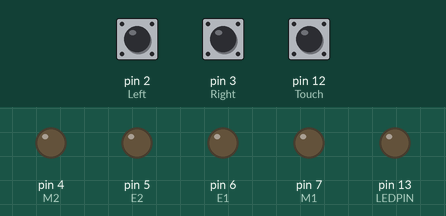
Simulated run of this sketch. Board: Arduino Uno, built with avr-gcc and run on an emulated ATmega328P. On the bench: output pins drawn as LEDs (lit = HIGH). Inputs (shaded band) come from the test bench; at power-on: pin 12 (Touch) HIGH, pin 2 (Left) HIGH, pin 3 (Right) LOW. What the sketch prints to the serial monitor is not drawn.

Above: at 1.2 s.
1.3 s: pin 12 (Touch) pulled LOW for 0.15 s
At 2.1 s:
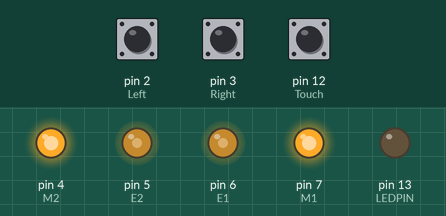
2.9 s: pin 2 (Left) pulled LOW for 0.15 s
At 3.7 s:
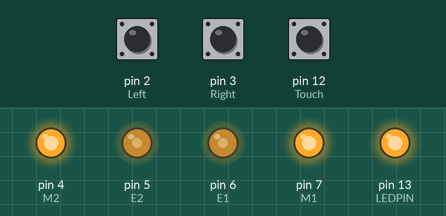
Timing chart, 0 to 5.9 s (numbered marks = the images above; inputs shaded):
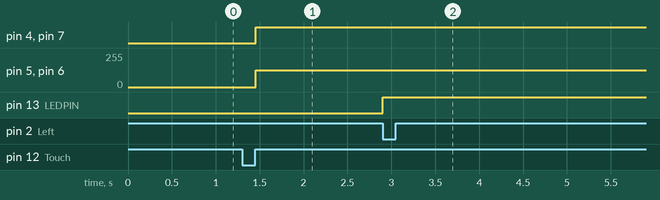

The sketch:

mod_2.ino
```cpp
# define E1 6
# define M1 7
# define E2 5
# define M2 4
# define Touch 12
# define Left 2
# define Right 3
# define LEDPIN 13

int detect = 0;
int Button = 0;
int lef = 0;
int rig = 0;
int count = 0;
int velocity = 0;
//int startMills;

void setup() {
  // put your setup code here, to run once:
  Serial.begin(9600);
  pinMode(Touch, INPUT);
  pinMode(M1,OUTPUT);
  pinMode(M2, OUTPUT);
  pinMode(E1, OUTPUT);
  pinMode(E2, OUTPUT);
  pinMode(Left, INPUT);
  pinMode(Right, INPUT);
  pinMode(LEDPIN, OUTPUT);
  lef = digitalRead(Left);
  rig = digitalRead(Right);
  attachInterrupt(0, myfunction, CHANGE);
  interrupts();
  //startMills = millis();
}

void loop() {
  Button = digitalRead(Touch);
  Serial.println(Button);
  if(Button == 0)
  {
     detect = 1;
  }
  if(Button == 1 && detect == 1)
  {
    forward();

    if(count >= 48 && count <80)
    {
      backward();
    }
   else if(count >= 80 && count < 88)
   {
      spin90();
   }
   else if(count >= 88)
   {
      pause();
    //int currentMills = millis() - startMills;
    //velocity = (count / 16)/currentMills;
    //Serial.println(velocity);
   }
  }
  //do a count variable, count and use if loop for it to be count 0 to 48 then 48 to 80 then else for it to move forward or backward and spin for step 3, basiclly change up the button for it to trigger to
  //go forward first
  // put your main code here, to run repeatedly:
}
void forward()
{
    digitalWrite(M1, HIGH);
    digitalWrite(M2,HIGH);
    analogWrite(E1, 127);
    analogWrite(E2, 127);
}
void backward()
{
    digitalWrite(M1, LOW);
    digitalWrite(M2, LOW);
    analogWrite(E1, 127);
    analogWrite(E2, 127);
}
void spin90()
{
    digitalWrite(M1, LOW);
    digitalWrite(M2, HIGH);
    analogWrite(E1, 127);
    analogWrite(E2, 127);
}
void pause()
{
    analogWrite(E1, 0);
    analogWrite(E2, 0);
}
void myfunction()
{
  if(lef != digitalRead(Left))
  {
    digitalWrite(LEDPIN, HIGH);
    lef = digitalRead(Left);
    count ++;
  }
  else
  {
    digitalWrite(LEDPIN, LOW);
  }
}
```

Measured:
- after the input at 1.3 s, pin 4 (M2), pin 7 (M1): LOW → HIGH after 0.16 s; pin 5 (E2), pin 6 (E1): 0/255 → 127/255 after 0.16 s
- after the input at 2.9 s, pin 13 (LEDPIN): LOW → HIGH at once
